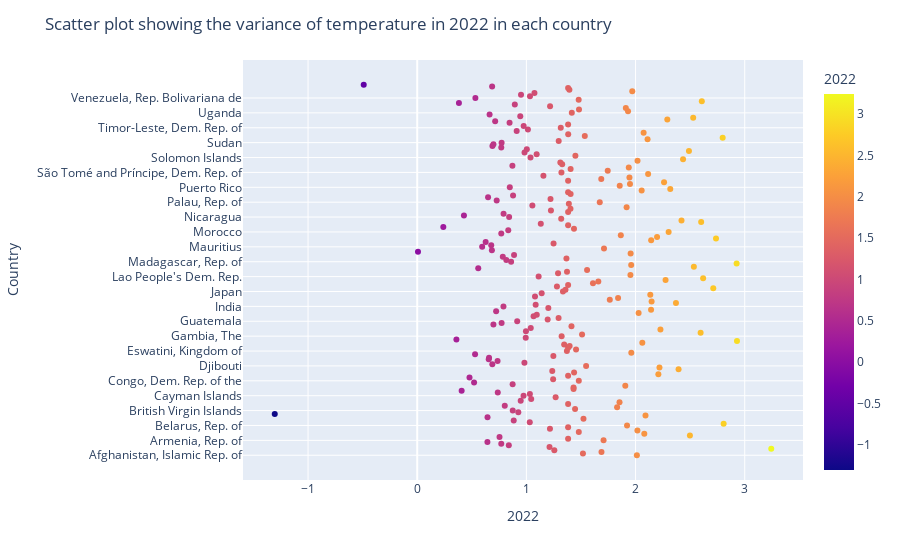

Notebook code cell kept with this figure:
### Code cell
fig = px.scatter(df, x="2022", y="Country", color ="2022")
fig.update_layout(title='Scatter plot showing the variance of temperature in 2022 in each country')
fig.show()

### Figure 1 — Plotly figure (JSON) as saved in the notebook; plotly's stock layout.template omitted (floating-point values rounded to 4 significant figures; data arrays with more than 128 entries replaced by an {"elided": "..."} marker saying what was removed)
{"data": [{"hovertemplate": "2022=%{marker.color}<br>Country=%{y}<extra></extra>", "legendgroup": "", "marker": {"color": {"elided": "225 float values"}, "coloraxis": "coloraxis", "symbol": "circle"}, "mode": "markers", "name": "", "orientation": "h", "showlegend": false, "type": "scatter", "x": {"elided": "225 float values"}, "xaxis": "x", "y": {"elided": "225 str values"}, "yaxis": "y"}], "layout": {"coloraxis": {"colorbar": {"title": {"text": "2022"}}, "colorscale": [[0, "#0d0887"], [0.1111, "#46039f"], [0.2222, "#7201a8"], [0.3333, "#9c179e"], [0.4444, "#bd3786"], [0.5556, "#d8576b"], [0.6667, "#ed7953"], [0.7778, "#fb9f3a"], [0.8889, "#fdca26"], [1, "#f0f921"]]}, "legend": {"tracegroupgap": 0}, "margin": {"t": 60}, "title": {"text": "Scatter plot showing the variance of temperature in 2022 in each country"}, "xaxis": {"anchor": "y", "domain": [0, 1], "title": {"text": "2022"}}, "yaxis": {"anchor": "x", "domain": [0, 1], "title": {"text": "Country"}}}}
